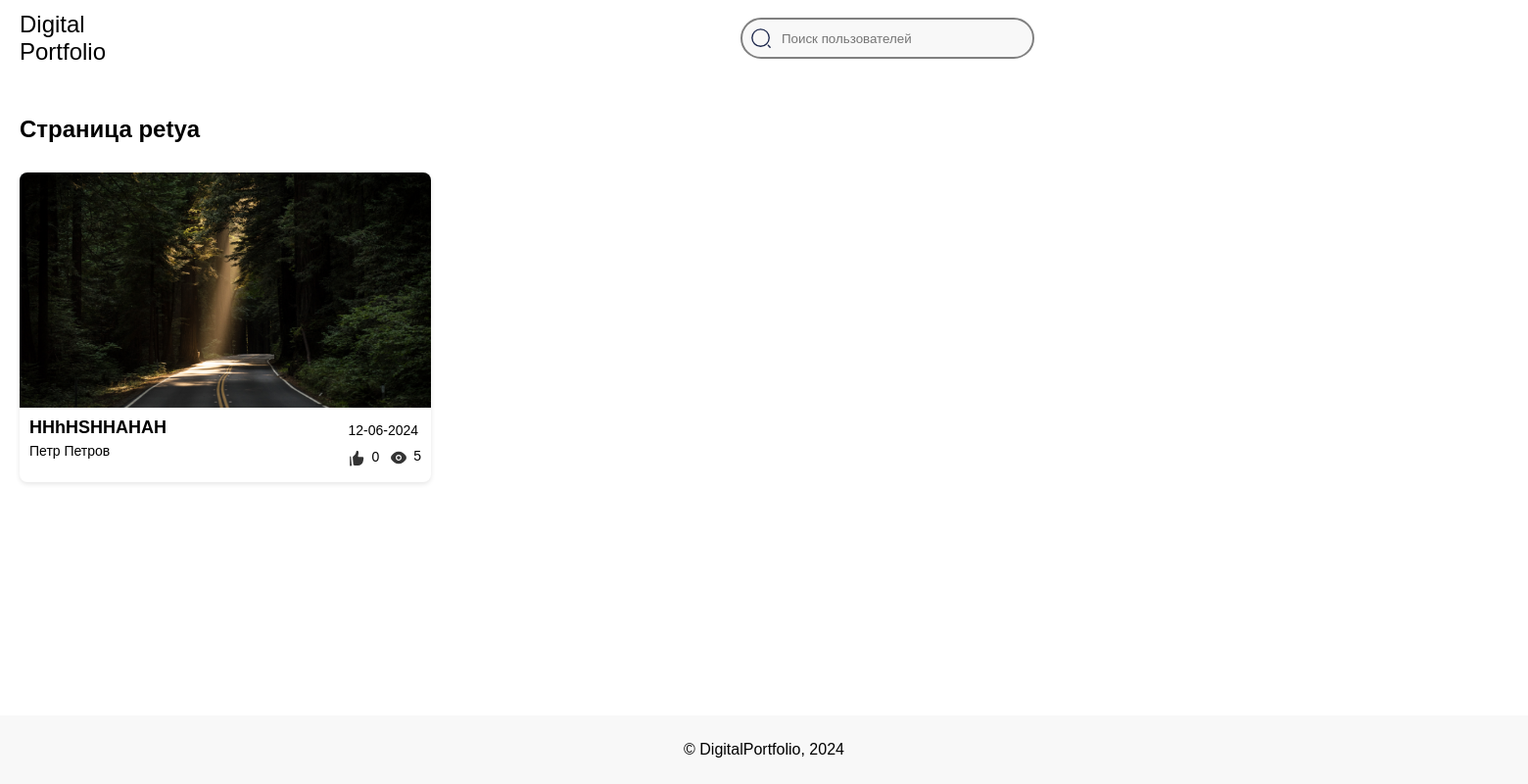
The page /petya/ on the database as committed earlier.
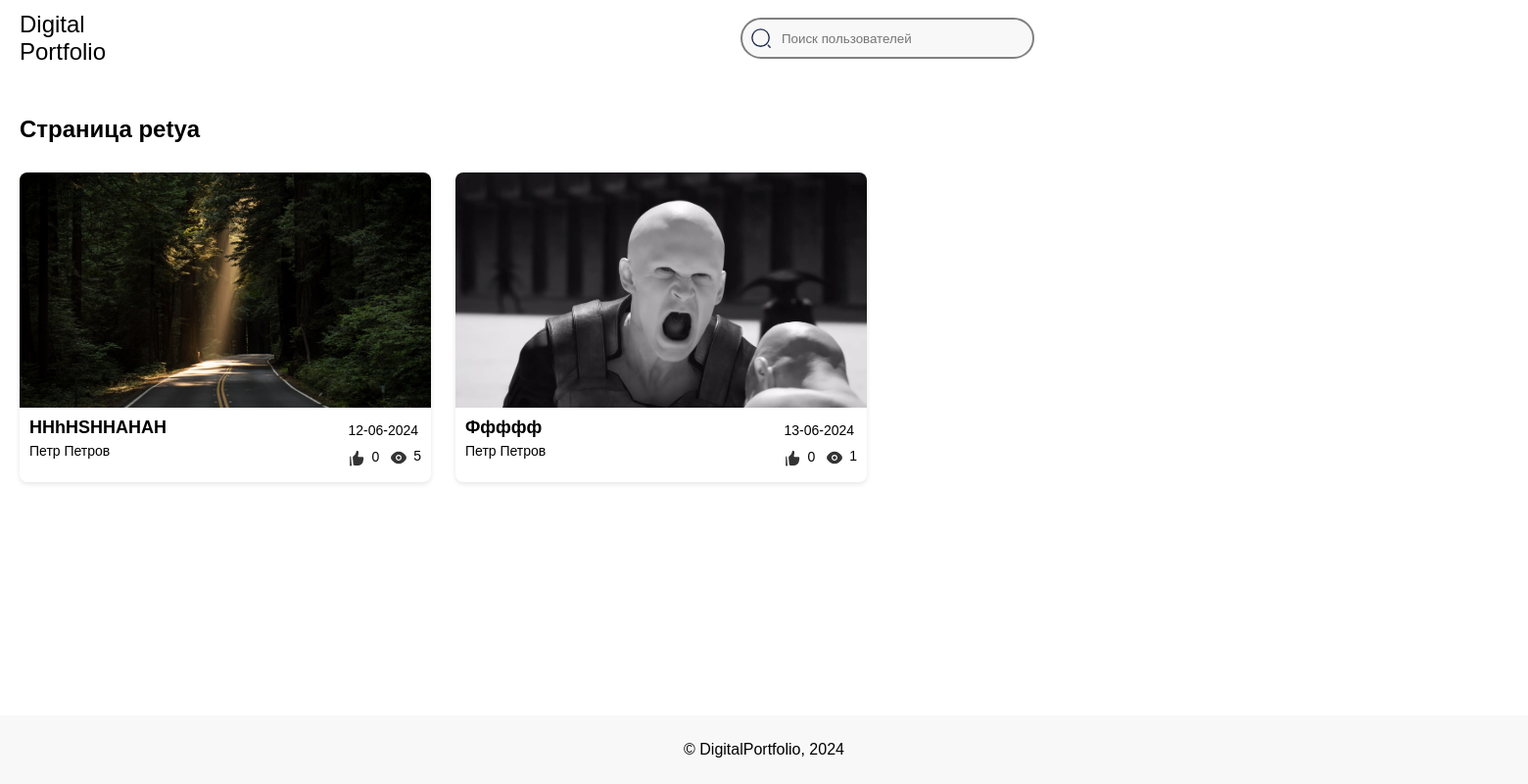
The same page on the database as committed later.
### main/models.py (models this page shows, shortened)
class Profile(models.Model):
    user = models.OneToOneField(User, on_delete=models.CASCADE)
    slug = models.SlugField(unique=True, blank=True)
    is_private = models.BooleanField(default=False)
    avatar = models.ImageField(
        null=True,
        validators=[
            FileExtensionValidator(allowed_extensions=['jpg', 'jpeg', 'png']),
        ]
    )
    objects = models.Manager()
    class Meta:
        verbose_name = 'Profile'
        verbose_name_plural = 'Profiles'

class Achievements(models.Model):
    title = models.CharField(max_length=50)
    preview = models.ImageField(
        null=True,
        validators=[
            FileExtensionValidator(allowed_extensions=['jpg', 'jpeg', 'png']),
        ]
    )
    file = models.FileField(
        validators=[
            FileExtensionValidator(allowed_extensions=['jpg', 'jpeg', 'png', 'pdf', 'ogg', 'mp3']),
        ]
    )
    pub_date = models.DateTimeField(auto_now_add=True)
    description = models.CharField(max_length=500, null=True)
    likes = models.IntegerField(default=0)
    views = models.IntegerField(default=0)
    liked_by = models.ManyToManyField(User, related_name='liked_achievements', blank=True)
    author = models.ForeignKey(
        User,
        on_delete=models.CASCADE,
        null=True,
    )
    objects = models.Manager()
    def formatted_likes(self):
        return format_number_with_suffix(self.likes)
    def formatted_views(self):
        return format_number_with_suffix(self.views)
    class Meta:
        verbose_name = 'Achievement'
        verbose_name_plural = 'Achievements'

### main/views.py (the view)
# urls.py: path('<slug:slug>/', UserProfileDetailView.as_view(), name='user-detail'),
class UserProfileDetailView(DetailView):
    model = Profile
    template_name = 'main/about.html'
    context_object_name = 'profile'
    slug_field = 'slug'
    slug_url_kwarg = 'slug'
    def get(self, request, *args, **kwargs):
        query = request.GET.get('q')
        if query:
            try:
                user = User.objects.get(username=query)
                return redirect(reverse('user-detail', kwargs={'slug': slugify(user.username)}))
            except Exception:
                pass
        return super().get(request, *args, **kwargs)
    def get_context_data(self, **kwargs):
        context = super().get_context_data(**kwargs)
        profile = self.get_object()
        context['achievements'] = Achievements.objects.filter(author=profile.user)
        return context

### main/models.py (called while the page is built)
def format_number_with_suffix(value):
    if value >= 1000:
        return f"{value // 1000}k"
    else:
        return str(value)

### main/templates/main/about.html (shortened to what this page needs)
{% load static %}
<!DOCTYPE html>
<html lang="en">
<head>
    <link rel="stylesheet" href="{% static 'main/css/about.css' %}">
</head>
<body>
<header>
    <a href="{% url 'redirect-home' pk=request.user.id %}" class="logo">
        <p>Digital</p>
        <p>Portfolio</p>
    </a>
    <div class="search-bar">
        <form method="get">
            <div class="input-group">
                <input type="text" name="q" placeholder="Поиск пользователей">
            </div>
        </form>
    </div>
</header>
<main>
    <h1>Страница {{ profile.user.username }}</h1>
    {% if profile.is_private == False or request.user == profile.user %}
    <div class="cards-container">
        {% for ach in achievements %}
        <div class="card" data-achievement-id="{{ ach.id }}">
            <a href="{% url 'increment-views' ach.id %}">
                <img class="ach-image" src="{{ ach.preview.url }}" alt="...">
            </a>
            <div class="details">
                <div>
                    <h2>{{ ach.title }}</h2>
                    <p>{{ profile.user.first_name }} {{ profile.user.last_name }}</p>
                </div>
                <div>
                    <p>{{ ach.pub_date|date:"d-m-Y" }}</p>
                    <div class="statistic">
                        <p class="likes">
                            <img src="{% static 'main/img/Like.svg' %}" width="19" height="19">
                            <span class="likes-count">{{ ach.formatted_likes }}</span>
                        </p>
                        <p class="views">
                            <img src="{% static 'main/img/Eye.svg' %}" width="20" height="20">
                            {{ ach.formatted_views }}
                        </p>
                    </div>
                </div>
            </div>
        </div>
        {% endfor %}
    </div>
    {% else %}
    <div class="closed">
        <img src="{% static 'main/img/Lock.png' %}" width="400" height="400">
        <p> Это закрытый профиль</p>
    </div>
    {% endif %}
</main>
<footer>
    <p>© DigitalPortfolio, 2024</p>
</footer>
</body>
</html>

### main/static/main/css/about.css (style rules this page uses)
body { min-height: 100vh; display: flex; flex-direction: column; font-family: Arial, sans-serif; margin: 0; padding: 0; background-color: #FFFFFF; }
header { width: 1780px; display: flex; justify-content: space-between; align-items: center; padding: 10px 20px; margin: 0 auto; margin-bottom: 20px; }
.logo { font-size: 24px; text-decoration: none; color: black; }
.logo p { margin: 0; }
.search-bar input { padding: 5px; border-radius: 20px; border: 1px solid #ccc; width: 300px; }
.search-bar { position: relative; }
.input-group { display: flex; align-items: center; }
main h1 { width: 1780px; margin: 0 auto; margin-bottom: 30px; }
main { flex: 1; padding: 20px; margin-bottom: 30px; }
h1 { font-size: 24px; margin-bottom: 32px; margin-left: 40px; }
.cards-container { display: flex; flex-wrap: wrap; gap: 42px 25px; width: 1780px; margin: 0 auto; }
.card { width: 420px; background-color: #fff; border-radius: 8px; box-shadow: 0 2px 5px rgba(0, 0, 0, 0.1); overflow: hidden; }
.ach-image { display: block; width: 420px; height: 240px; }
.details { display: flex; justify-content: space-between; padding: 10px; }
.details h2 { font-size: 18px; margin: 0; }
.details p { font-size: 14px; margin: 5px 0; }
footer { text-align: center; padding: 10px; background-color: #F8F8F8; margin-top: auto; }
input[type=text] { height: 42px; padding: 12px 0px; margin-top: 8px; margin-bottom: 8px; box-sizing: border-box; border: 2px solid grey; border-radius: 25px; background-color: #F8F8F8; background-position: 3% 50%; background-repeat: no-repeat; padding-left: 40px; }
.statistic { margin: 0; padding: 0; display: flex; gap: 10px; justify-content: end; }
.likes { gap: 5px; display: flex; align-self: center; justify-content: start; }
.views { display: flex; align-self: center; gap: 5px; }

Rows that differ between the two databases and show on the page:
added Achievements: preview (picture), title "Ффффф", {{ profile.user.first_name }} "Петр", {{ profile.user.last_name }} "Петров", pub_date "13-06-2024", formatted_likes "0", formatted_views "1"
